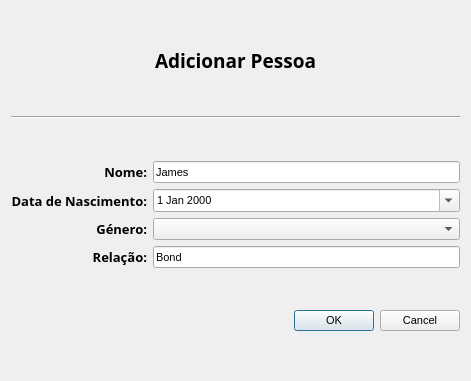
<?xml version="1.0" encoding="UTF-8"?>
<ui version="4.0">
 <class>AddPersonDialog</class>
 <widget class="QWidget" name="AddPersonDialog">
  <property name="windowModality">
   <enum>Qt::ApplicationModal</enum>
  </property>
  <property name="geometry">
   <rect>
    <x>0</x>
    <y>0</y>
    <width>471</width>
    <height>381</height>
   </rect>
  </property>
  <property name="font">
   <font>
    <family>MS Shell Dlg 2</family>
    <pointsize>8</pointsize>
   </font>
  </property>
  <property name="windowTitle">
   <string>Adicionar Pessoa</string>
  </property>
  <layout class="QGridLayout" name="gridLayout">
   <item row="3" column="0">
    <widget class="QDialogButtonBox" name="buttonBox">
     <property name="standardButtons">
      <set>QDialogButtonBox::Cancel|QDialogButtonBox::Ok</set>
     </property>
    </widget>
   </item>
   <item row="0" column="0">
    <widget class="QLabel" name="Title">
     <property name="sizePolicy">
      <sizepolicy hsizetype="Preferred" vsizetype="Fixed">
       <horstretch>0</horstretch>
       <verstretch>0</verstretch>
      </sizepolicy>
     </property>
     <property name="font">
      <font>
       <family>Century Gothic</family>
       <pointsize>14</pointsize>
       <weight>75</weight>
       <bold>true</bold>
      </font>
     </property>
     <property name="text">
      <string>Adicionar Pessoa</string>
     </property>
     <property name="alignment">
      <set>Qt::AlignCenter</set>
     </property>
    </widget>
   </item>
   <item row="2" column="0">
    <layout class="QVBoxLayout" name="verticalLayout">
     <item>
      <layout class="QGridLayout" name="gridLayout_2">
       <item row="0" column="1">
        <widget class="QLineEdit" name="Name">
         <property name="text">
          <string>James</string>
         </property>
        </widget>
       </item>
       <item row="3" column="0">
        <widget class="QLabel" name="label_Bond">
         <property name="font">
          <font>
           <family>Century Gothic</family>
           <pointsize>10</pointsize>
           <weight>75</weight>
           <bold>true</bold>
          </font>
         </property>
         <property name="text">
          <string>Relação:</string>
         </property>
         <property name="alignment">
          <set>Qt::AlignRight|Qt::AlignTrailing|Qt::AlignVCenter</set>
         </property>
        </widget>
       </item>
       <item row="2" column="1">
        <widget class="QComboBox" name="Gender">
         <item>
          <property name="text">
           <string/>
          </property>
         </item>
         <item>
          <property name="text">
           <string>Feminino</string>
          </property>
         </item>
         <item>
          <property name="text">
           <string>Masculino</string>
          </property>
         </item>
        </widget>
       </item>
       <item row="2" column="0">
        <widget class="QLabel" name="label_Gender">
         <property name="font">
          <font>
           <family>Century Gothic</family>
           <pointsize>10</pointsize>
           <weight>75</weight>
           <bold>true</bold>
          </font>
         </property>
         <property name="text">
          <string>Género:</string>
         </property>
         <property name="alignment">
          <set>Qt::AlignRight|Qt::AlignTrailing|Qt::AlignVCenter</set>
         </property>
        </widget>
       </item>
       <item row="3" column="1">
        <widget class="QLineEdit" name="Bond">
         <property name="text">
          <string>Bond</string>
         </property>
        </widget>
       </item>
       <item row="1" column="1">
        <widget class="QDateEdit" name="Birth">
         <property name="calendarPopup">
          <bool>true</bool>
         </property>
        </widget>
       </item>
       <item row="0" column="0">
        <widget class="QLabel" name="label_Name">
         <property name="font">
          <font>
           <family>Century Gothic</family>
           <pointsize>10</pointsize>
           <weight>75</weight>
           <bold>true</bold>
          </font>
         </property>
         <property name="text">
          <string>Nome:</string>
         </property>
         <property name="alignment">
          <set>Qt::AlignRight|Qt::AlignTrailing|Qt::AlignVCenter</set>
         </property>
        </widget>
       </item>
       <item row="1" column="0">
        <widget class="QLabel" name="label_Birth">
         <property name="font">
          <font>
           <family>Century Gothic</family>
           <pointsize>10</pointsize>
           <weight>75</weight>
           <bold>true</bold>
          </font>
         </property>
         <property name="text">
          <string>Data de Nascimento:</string>
         </property>
         <property name="alignment">
          <set>Qt::AlignRight|Qt::AlignTrailing|Qt::AlignVCenter</set>
         </property>
        </widget>
       </item>
      </layout>
     </item>
    </layout>
   </item>
   <item row="1" column="0">
    <widget class="Line" name="line">
     <property name="orientation">
      <enum>Qt::Horizontal</enum>
     </property>
    </widget>
   </item>
  </layout>
 </widget>
 <resources/>
 <connections/>
</ui>
